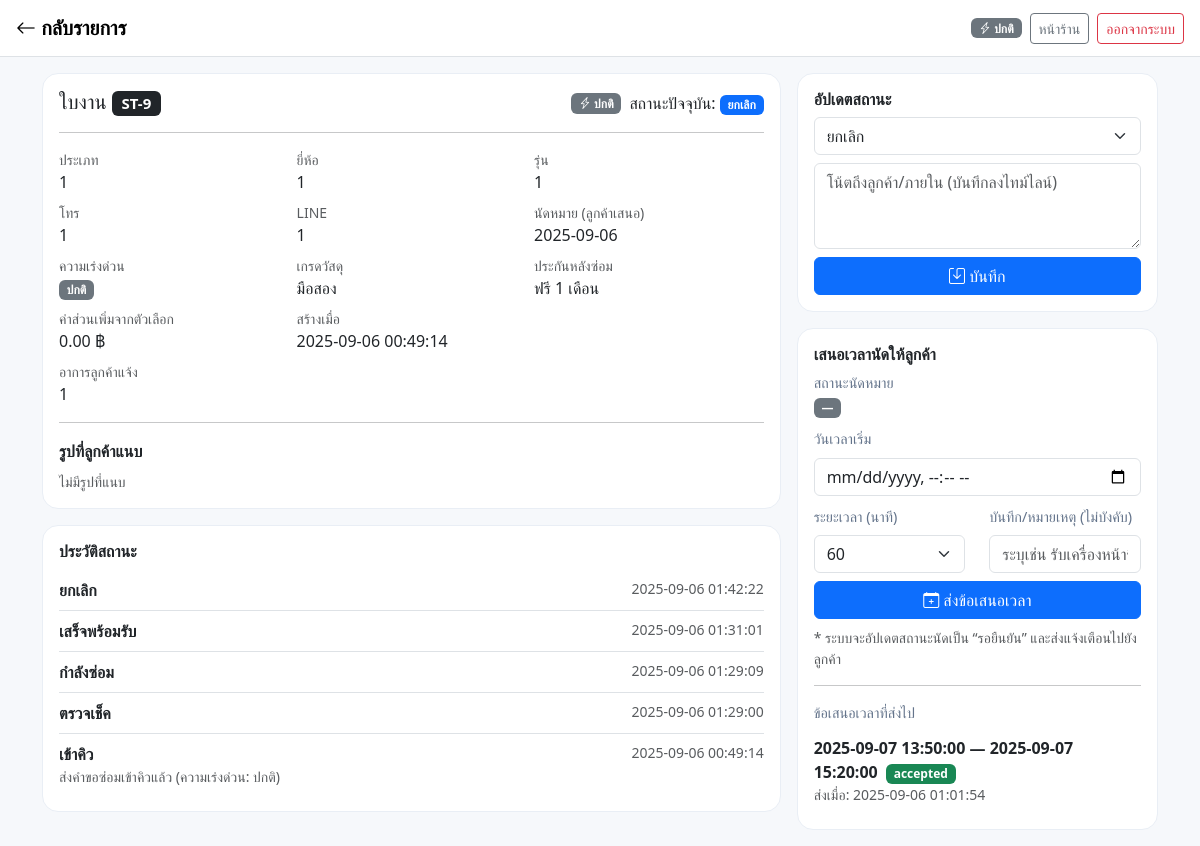
Screenshot of /Home/admin/service_ticket_detail.php?id=9 (signed in) with the database file from the repository.
### tables this page shows
CREATE TABLE `service_tickets` (
  `id` bigint(20) UNSIGNED NOT NULL,
  `user_id` bigint(20) UNSIGNED NOT NULL,
  `device_type` varchar(100) DEFAULT NULL,
  `brand` varchar(100) DEFAULT NULL,
  `model` varchar(100) DEFAULT NULL,
  `urgency` enum('normal','urgent') DEFAULT 'normal',
  `issue` text DEFAULT NULL,
  `line_id` varchar(100) DEFAULT NULL,
  `phone` varchar(30) DEFAULT NULL,
  `desired_date` date DEFAULT NULL,
  `scheduled_at` datetime DEFAULT NULL,
  `schedule_status` enum('none','proposed','confirmed') NOT NULL DEFAULT 'none',
  `image_path` varchar(255) DEFAULT NULL,
  `status` enum('queued','diagnose','pricing','repairing','done','returned','cancelled') DEFAULT 'queued',
  `created_at` timestamp NOT NULL DEFAULT current_timestamp(),
  `updated_at` timestamp NULL DEFAULT NULL ON UPDATE current_timestamp(),
  `parts_grade` enum('used','standard','premium') NOT NULL DEFAULT 'standard',
  `parts_grade_surcharge` decimal(10,2) NOT NULL DEFAULT 0.00,
  `ext_warranty_months` tinyint(3) UNSIGNED NOT NULL DEFAULT 0,
  `ext_warranty_price` decimal(10,2) NOT NULL DEFAULT 0.00,
  `base_warranty_months` tinyint(3) UNSIGNED NOT NULL DEFAULT 1,
  `estimate_total` decimal(10,2) DEFAULT NULL,
  `appointment_start` datetime DEFAULT NULL,
  `appointment_end` datetime DEFAULT NULL,
  `appointment_status` enum('none','pending','confirmed','declined') NOT NULL DEFAULT 'none'
);

CREATE TABLE `service_status_logs` (
  `id` bigint(20) UNSIGNED NOT NULL,
  `ticket_id` bigint(20) UNSIGNED NOT NULL,
  `status` varchar(50) NOT NULL,
  `note` varchar(255) DEFAULT NULL,
  `created_at` timestamp NOT NULL DEFAULT current_timestamp()
);

CREATE TABLE `schedule_proposals` (
  `id` int(11) NOT NULL,
  `ticket_type` enum('repair','tradein') NOT NULL,
  `ticket_id` int(11) NOT NULL,
  `slot_start` datetime NOT NULL,
  `slot_end` datetime DEFAULT NULL,
  `duration_minutes` int(11) NOT NULL DEFAULT 60,
  `status` enum('pending','accepted','declined','cancelled','expired') NOT NULL DEFAULT 'pending',
  `token` varchar(64) NOT NULL,
  `note` varchar(255) DEFAULT NULL,
  `created_by` int(11) DEFAULT NULL,
  `customer_id` int(11) DEFAULT NULL,
  `created_at` datetime NOT NULL DEFAULT current_timestamp(),
  `updated_at` datetime NOT NULL DEFAULT current_timestamp() ON UPDATE current_timestamp()
);

### Home/admin/service_ticket_detail.php (the view, shortened to what this page needs)
<?php
require __DIR__ . '/../includes/db.php';
function h($s){ return htmlspecialchars($s??'',ENT_QUOTES,'UTF-8'); }
function parse_images(?string $raw): array {
  $raw = trim($raw ?? '');
  if ($raw==='') return [];
  $parts = preg_split('/[;,]+/',$raw);
  return array_values(array_filter(array_map('trim',$parts), fn($x)=>$x!==''));
}
function has_col(mysqli $conn, string $table, string $col): bool {
  $table = preg_replace('/[^a-zA-Z0-9_]/','',$table);
  $col   = preg_replace('/[^a-zA-Z0-9_]/','',$col);
  $q = $conn->query("SHOW COLUMNS FROM `$table` LIKE '$col'");
  return $q && $q->num_rows > 0;
}
$id = (int)($_GET['id'] ?? 0);
$ticket=null;
if($st=$conn->prepare("SELECT * FROM service_tickets WHERE id=?")){
  $st->bind_param("i",$id); $st->execute();
  $ticket=$st->get_result()->fetch_assoc(); $st->close();
}
$logs=[];
if($st=$conn->prepare("SELECT * FROM service_status_logs WHERE ticket_id=? ORDER BY id DESC")){
  $st->bind_param("i",$id); $st->execute();
  $logs=$st->get_result()->fetch_all(MYSQLI_ASSOC); $st->close();
}
$ticketImages = parse_images($ticket['image_path'] ?? '');
$statuses = [
  'queue'=>'เข้าคิว','confirm'=>'ยืนยันคิว','checking'=>'ตรวจเช็ค','waiting_parts'=>'รออะไหล่',
  'repairing'=>'กำลังซ่อม','done'=>'เสร็จพร้อมรับ','cancelled'=>'ยกเลิก'
];
$urgRaw = strtolower(trim((string)($ticket['urgency'] ?? 'normal')));
if ($urgRaw === '1' || $urgRaw === 'ด่วน' || $urgRaw === 'เร่งด่วน')      $urgKey='urgent';
elseif ($urgRaw === '0' || $urgRaw === ''  || $urgRaw === 'ปกติ')          $urgKey='normal';
elseif (in_array($urgRaw,['urgent','normal'],true))                         $urgKey=$urgRaw;
else                                                                        $urgKey='normal';
$urgLabel = $urgKey==='urgent' ? 'ด่วน' : 'ปกติ';
$urgClass = $urgKey==='urgent' ? 'danger' : 'secondary';
$gradeMap = ['used'=>'มือสอง','standard'=>'ปานกลาง','premium'=>'ดีมาก'];
$statusCol = has_col($conn,'service_tickets','appointment_status')? 'appointment_status'
          : (has_col($conn,'service_tickets','schedule_status') ? 'schedule_status' : null);
$apptStatus  = $statusCol ? ($ticket[$statusCol]?? 'none') : 'none';
$apptBadgeMap= ['none'=>'secondary','pending'=>'warning text-dark','confirmed'=>'success','declined'=>'danger','proposed'=>'info text-dark'];
$apptTextMap = ['none'=>'—','pending'=>'รอยืนยัน','confirmed'=>'ยืนยันแล้ว','declined'=>'ปฏิเสธแล้ว','proposed'=>'เสนอเวลาแล้ว'];
$proposals=[];
if($st=$conn->prepare("SELECT * FROM schedule_proposals WHERE ticket_type='repair' AND ticket_id=? ORDER BY id DESC")){
  $st->bind_param('i',$id); $st->execute();
  $proposals=$st->get_result()->fetch_all(MYSQLI_ASSOC);
}
$spBadge = ['pending'=>'warning text-dark','accepted'=>'success','declined'=>'danger','cancelled'=>'secondary'];
?>
<!doctype html>
<html lang="th">
<head>
  <link href="https://cdn.jsdelivr.net/npm/bootstrap@5.3.2/dist/css/bootstrap.min.css" rel="stylesheet">
  <link href="https://cdn.jsdelivr.net/npm/bootstrap-icons/font/bootstrap-icons.css" rel="stylesheet">
</head>
<body>
<nav class="navbar navbar-light bg-white border-bottom sticky-top">
  <div class="container-fluid px-3">
    <a href="service_tickets.php" class="navbar-brand fw-bold"><i class="bi bi-arrow-left"></i> กลับรายการ</a>
    <div class="ms-auto d-flex align-items-center gap-2">
      <span class="badge text-bg-<?=$urgClass?>"><i class="bi bi-lightning-charge"></i> <?=$urgLabel?></span>
      <a href="../index.php" class="btn btn-outline-secondary btn-sm">หน้าร้าน</a>
      <a href="../logout.php" class="btn btn-outline-danger btn-sm">ออกจากระบบ</a>
    </div>
  </div>
</nav>
<div class="container py-3">
  <div class="row g-3">
    <div class="col-lg-8">
      <div class="cardx p-3">
        <div class="d-flex justify-content-between align-items-center flex-wrap gap-2">
          <h5 class="mb-0">ใบงาน <span class="badge text-bg-dark">ST-<?=$ticket['id']?></span></h5>
          <div class="d-flex align-items-center gap-2">
            <span class="badge text-bg-<?=$urgClass?>"><i class="bi bi-lightning-charge"></i> <?=$urgLabel?></span>
            <span>สถานะปัจจุบัน: <span class="badge text-bg-primary">
              <?=h($statuses[$ticket['status']] ?? $ticket['status'])?>
            </span></span>
          </div>
        </div>
        <hr>
        <div class="row g-2">
          <div class="col-md-4"><div class="small text-muted">ประเภท</div><div><?=h($ticket['device_type'])?></div></div>
          <div class="col-md-4"><div class="small text-muted">ยี่ห้อ</div><div><?=h($ticket['brand'])?></div></div>
          <div class="col-md-4"><div class="small text-muted">รุ่น</div><div><?=h($ticket['model'])?></div></div>
          <div class="col-md-4"><div class="small text-muted">โทร</div><div><?=h($ticket['phone'])?></div></div>
          <div class="col-md-4"><div class="small text-muted">LINE</div><div><?=h($ticket['line_id'])?></div></div>
          <div class="col-md-4"><div class="small text-muted">นัดหมาย (ลูกค้าเสนอ)</div><div><?=h($ticket['desired_date'])?:'-'?></div></div>
          <div class="col-md-4">
            <div class="small text-muted">ความเร่งด่วน</div>
            <div><span class="badge text-bg-<?=$urgClass?>"><?=$urgLabel?></span></div>
          </div>
          <div class="col-md-4">
            <div class="small text-muted">เกรดวัสดุ</div>
            <div class="v">
              <?= h($gradeMap[$ticket['parts_grade'] ?? 'standard'] ?? '-') ?>
            </div>
          </div>
          <div class="col-md-4">
            <div class="small text-muted">ประกันหลังซ่อม</div>
            <div class="v">
              ฟรี 1 เดือน
            </div>
          </div>
          <div class="col-md-4"><div class="small text-muted">ค่าส่วนเพิ่มจากตัวเลือก</div>
            <div class="v"><?= number_format((float)($ticket['estimate_total'] ?? 0),2) ?> ฿</div>
          </div>
          <div class="col-md-8"><div class="small text-muted">สร้างเมื่อ</div><div><?=h($ticket['created_at'])?></div></div>
          <div class="col-12"><div class="small text-muted">อาการลูกค้าแจ้ง</div><div><?=nl2br(h($ticket['issue']))?></div></div>
        </div>
        <hr>
        <div class="fw-semibold mb-2">รูปที่ลูกค้าแนบ</div>
        <?php if (empty($ticketImages)): ?>
          <div class="text-muted small">ไม่มีรูปที่แนบ</div>
        <?php endif; ?>
      </div>
      <div class="cardx p-3 mt-3">
        <h6 class="fw-bold">ประวัติสถานะ</h6>
        <?php if(empty($logs)): ?>
          <div class="text-muted">ยังไม่มีบันทึก</div>
        <?php else: ?>
          <div class="list-group list-group-flush">
            <?php foreach($logs as $lg): ?>
              <div class="list-group-item px-0">
                <div class="d-flex justify-content-between">
                  <div>
                    <div class="fw-semibold"><?=h($statuses[$lg['status']] ?? $lg['status'])?></div>
                    <?php if(!empty($lg['note'])): ?>
                      <div class="small text-muted"><?=nl2br(h($lg['note']))?></div>
                    <?php endif; ?>
                  </div>
                  <div class="small text-muted"><?=h($lg['created_at'])?></div>
                </div>
              </div>
            <?php endforeach; ?>
          </div>
        <?php endif; ?>
      </div>
    </div>
    <div class="col-lg-4">
      <div class="cardx p-3">
        <h6 class="fw-bold">อัปเดตสถานะ</h6>
        <form action="service_update_status.php" method="post" class="d-grid gap-2">
          <select class="form-select" name="status" required>
            <?php foreach($statuses as $k=>$v): ?>
              <option value="<?=$k?>" <?=$ticket['status']===$k?'selected':''?>><?=$v?></option>
            <?php endforeach; ?>
          </select>
          <textarea class="form-control" name="note" rows="3" placeholder="โน้ตถึงลูกค้า/ภายใน (บันทึกลงไทม์ไลน์)"></textarea>
          <button class="btn btn-primary"><i class="bi bi-save"></i> บันทึก</button>
        </form>
      </div>
      <div class="cardx p-3 mt-3">
        <h6 class="fw-bold">เสนอเวลานัดให้ลูกค้า</h6>
        <div class="mb-2">
          <div class="smallmuted">สถานะนัดหมาย</div>
          <div>
            <span class="badge bg-<?= $apptBadgeMap[$apptStatus] ?? 'secondary' ?>">
              <?= h($apptTextMap[$apptStatus] ?? $apptStatus) ?>
            </span>
          </div>
        </div>
        <form id="proposalForm" class="row gy-2 align-items-end">
          <div class="col-12">
            <label class="form-label smallmuted">วันเวลาเริ่ม</label>
            <input type="datetime-local" class="form-control" name="slot_start" required>
          </div>
          <div class="col-6">
            <label class="form-label smallmuted">ระยะเวลา (นาที)</label>
            <select class="form-select" name="duration_minutes">
              <option value="60" selected>60</option>
            </select>
          </div>
          <div class="col-6">
            <label class="form-label smallmuted">บันทึก/หมายเหตุ (ไม่บังคับ)</label>
            <input type="text" class="form-control" name="note" placeholder="ระบุเช่น รับเครื่องหน้าร้าน">
          </div>
          <div class="col-12 d-grid">
            <button class="btn btn-primary" id="btnPropose"><i class="bi bi-calendar-plus"></i> ส่งข้อเสนอเวลา</button>
          </div>
          <div class="col-12 small text-muted">
            * ระบบจะอัปเดตสถานะนัดเป็น “รอยืนยัน” และส่งแจ้งเตือนไปยังลูกค้า
          </div>
        </form>
        <hr>
        <div class="smallmuted mb-1">ข้อเสนอเวลาที่ส่งไป</div>
        <?php if(empty($proposals)): ?>
          <div class="text-muted">ยังไม่มีข้อเสนอ</div>
        <?php else: ?>
          <div class="list-group list-group-flush">
            <?php foreach($proposals as $p): ?>
              <div class="list-group-item px-0 d-flex justify-content-between align-items-start">
                <div>
                  <div class="fw-semibold">
                    <?= h($p['slot_start']) ?><?php if(!empty($p['slot_end'])): ?> — <?= h($p['slot_end']) ?><?php endif; ?>
                    <span class="badge bg-<?= $spBadge[$p['status']] ?? 'secondary' ?> ms-1"><?= h($p['status']) ?></span>
                  </div>
                  <div class="small text-muted">ส่งเมื่อ: <?= h($p['created_at'] ?? '') ?></div>
                </div>
              </div>
            <?php endforeach; ?>
          </div>
        <?php endif; ?>
      </div>
    </div>
  </div>
</div>
</body>
</html>

### Home/admin/service_ticket_detail.php (style rules this page uses)
body { background:#f6f8fb }
.cardx { border:1px solid #e9eef5; border-radius:16px; background:#fff }
.smallmuted { font-size:.9rem;color:#64748b }

### rows the page displays
service_tickets: urgency "ปกติ", id "9", status "ยกเลิก", device_type "1", brand "1", model "1", phone "1", line "1", desired_date "2025-09-06", parts_grade "มือสอง", estimate_total "0.00", created_at "2025-09-06 00:49:14", issue "1", appointment_status "—"
service_status_logs: status "ยกเลิก", created_at "2025-09-06 01:42:22"
service_status_logs: status "เสร็จพร้อมรับ", created_at "2025-09-06 01:31:01"
service_status_logs: status "กำลังซ่อม", created_at "2025-09-06 01:29:09"
service_status_logs: status "ตรวจเช็ค", created_at "2025-09-06 01:29:00"
service_status_logs: status "เข้าคิว", note "ส่งคำขอซ่อมเข้าคิวแล้ว (ความเร่งด่วน: ปกติ)", created_at "2025-09-06 00:49:14"
schedule_proposals: slot_start "2025-09-07 13:50:00", slot_end "2025-09-07 15:20:00", status "accepted", created_at "2025-09-06 01:01:54"
